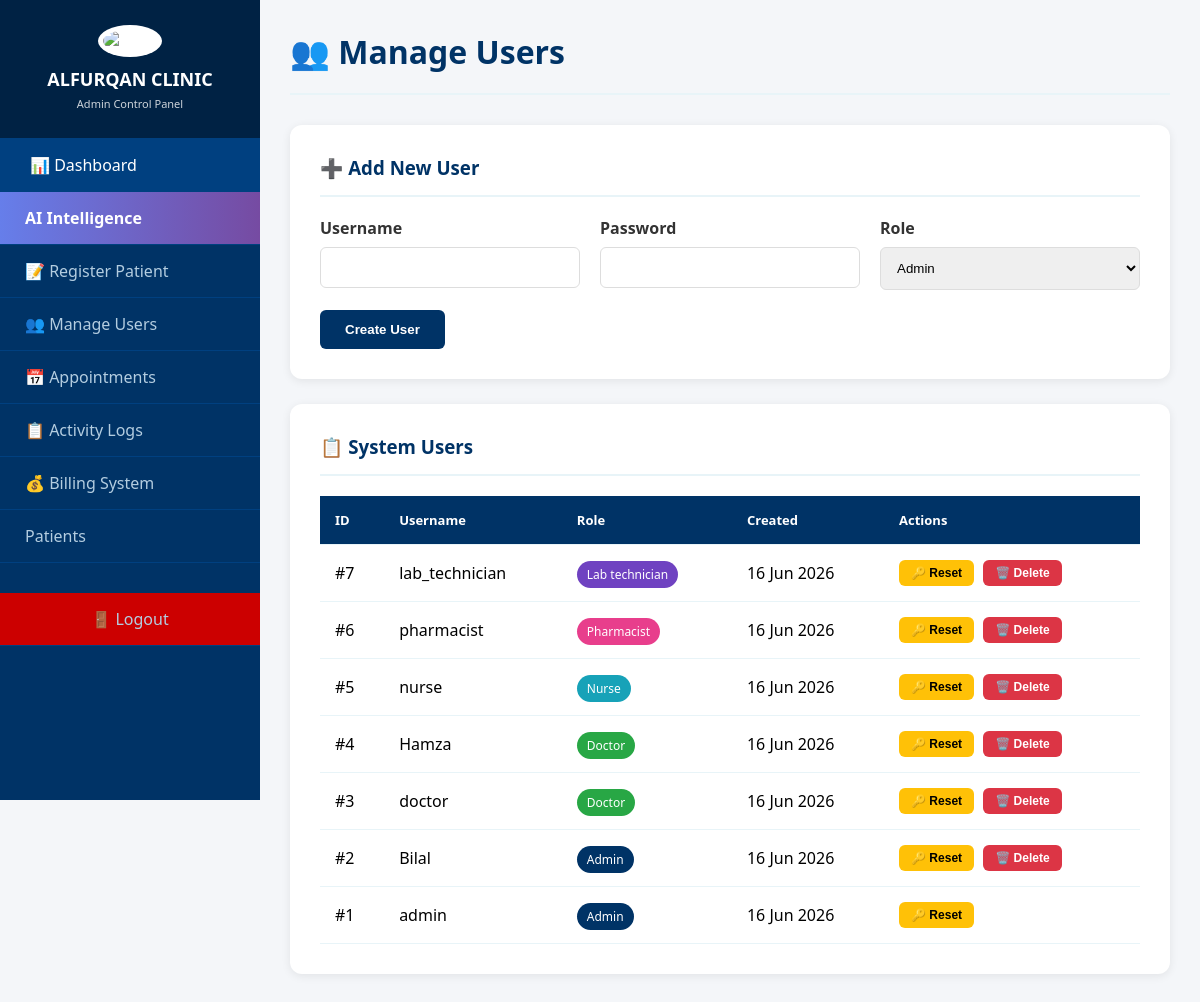
/admin/manage_users.php (signed in), run on the app's committed database.
### tables this page shows
CREATE TABLE `users` (
  `id` int(11) NOT NULL,
  `username` varchar(50) NOT NULL,
  `password` varchar(255) NOT NULL,
  `role` enum('admin','doctor','nurse','pharmacist','lab_technician') NOT NULL,
  `created_at` timestamp NOT NULL DEFAULT current_timestamp()
);

### admin/manage_users.php (the view, shortened to what this page needs)
<?php
include '../config/db.php';
$users = $conn->query("SELECT * FROM users ORDER BY id DESC");
?>
<!DOCTYPE html>
<html lang="en">
<head>
</head>
<body>
    <div class="sidebar">
        <div class="sidebar-header">
            <img src="../assets/logo.png" alt="Logo">
            <h2>ALFURQAN CLINIC</h2><small>Admin Control Panel</small>
        </div>
        <div class="sidebar-menu">
    <a href="dashboard.php" class="active">📊 Dashboard</a>
    <a href="ai_dashboard.php" style="background: linear-gradient(90deg, #667eea 0%, #764ba2 100%); color: white; font-weight: bold;">
         AI Intelligence
    </a>
    <a href="register_patient.php">📝 Register Patient</a>
    <a href="manage_users.php">👥 Manage Users</a>
    <a href="appointments.php">📅 Appointments</a>
    <a href="activity_logs.php">📋 Activity Logs</a>
    <a href="billing.php">💰 Billing System</a>
    <a href="patients.php"> Patients</a>
    <a href="../logout.php" class="logout-btn">🚪 Logout</a>
</div>
    </div>
    <div class="main-content">
        <div class="header"><h1>👥 Manage Users</h1></div>
        <div class="card">
            <h3>➕ Add New User</h3>
            <form method="POST">
                <div class="form-row">
                    <div class="form-group"><label>Username</label><input type="text" name="username" required></div>
                    <div class="form-group"><label>Password</label><input type="password" name="password" required minlength="6"></div>
                    <div class="form-group">
                        <label>Role</label>
                        <select name="role" required>
                            <option value="admin">Admin</option>
                        </select>
                    </div>
                </div>
                <button type="submit" name="add_user">Create User</button>
            </form>
        </div>
        <div class="card">
            <h3>📋 System Users</h3>
            <table>
                <thead><tr><th>ID</th><th>Username</th><th>Role</th><th>Created</th><th>Actions</th></tr></thead>
                <tbody>
                    <?php while($u = $users->fetch_assoc()): ?>
                    <tr>
                        <td>#<?php echo $u['id']; ?></td>
                        <td><?php echo htmlspecialchars($u['username']); ?></td>
                        <td><span class="badge badge-<?php echo $u['role']; ?>"><?php echo ucfirst(str_replace('_', ' ', $u['role'])); ?></span></td>
                        <td><?php echo date('d M Y', strtotime($u['created_at'])); ?></td>
                        <td>
                            <button class="btn-sm btn-warning" onclick="openResetModal(<?php echo $u['id']; ?>, '<?php echo htmlspecialchars($u['username']); ?>')">🔑 Reset</button>
                            <?php if($u['id'] != $_SESSION['user_id']): ?>
                            <form method="POST" style="display:inline;" onsubmit="return confirm('Delete this user?');">
                                <button type="submit" name="delete_user" class="btn-sm btn-danger">🗑️ Delete</button>
                            </form>
                            <?php endif; ?>
                        </td>
                    </tr>
                    <?php endwhile; ?>
                </tbody>
            </table>
        </div>
    </div>
</body>
</html>

### admin/manage_users.php (style rules this page uses)
* { margin: 0; padding: 0; box-sizing: border-box; }
body { font-family: 'Segoe UI', sans-serif; background: #f4f6f9; display: flex; }
.sidebar { width: 260px; background: #003366; color: white; height: 100vh; position: fixed; }
.sidebar-header { text-align: center; padding: 25px 20px; border-bottom: 1px solid #004080; background: #002244; }
.sidebar-header img { width: 70px; height: 70px; margin-bottom: 10px; background: white; border-radius: 50%; padding: 5px; }
.sidebar-header h2 { font-size: 18px; }
.sidebar-header small { font-size: 11px; opacity: 0.8; }
.sidebar-menu a { display: flex; align-items: center; gap: 15px; padding: 15px 25px; color: #b3cde0; text-decoration: none; border-bottom: 1px solid #004080; transition: 0.3s; }
.sidebar-menu a:hover, .sidebar-menu a.active { background: #004080; color: white; padding-left: 30px; }
.logout-btn { background: #cc0000 !important; justify-content: center; margin-top: 30px; }
.main-content { margin-left: 260px; padding: 30px; width: calc(100% - 260px); }
.header { display: flex; justify-content: space-between; margin-bottom: 30px; padding-bottom: 20px; border-bottom: 2px solid #e8f4f8; }
.header h1 { color: #003366; }
.card { background: white; padding: 30px; border-radius: 12px; box-shadow: 0 2px 10px rgba(0,0,0,0.08); margin-bottom: 25px; }
.card h3 { color: #003366; margin-bottom: 20px; border-bottom: 2px solid #e8f4f8; padding-bottom: 15px; }
.form-row { display: grid; grid-template-columns: 1fr 1fr 1fr; gap: 20px; }
.form-group { margin-bottom: 20px; }
label { display: block; margin-bottom: 8px; color: #333; font-weight: 600; }
input, select { width: 100%; padding: 12px; border: 1px solid #ddd; border-radius: 6px; }
button { padding: 12px 25px; background: #003366; color: white; border: none; border-radius: 6px; cursor: pointer; font-weight: 600; }
.btn-sm { padding: 6px 12px; font-size: 12px; margin-right: 5px; }
.btn-danger { background: #dc3545; }
.btn-warning { background: #ffc107; color: #000; }
table { width: 100%; border-collapse: collapse; }
th, td { padding: 15px; text-align: left; border-bottom: 1px solid #e8f4f8; }
th { background: #003366; color: white; font-size: 13px; }
.badge { padding: 5px 10px; border-radius: 15px; font-size: 12px; color: white; }
.badge-admin { background: #003366; }
.badge-doctor { background: #28a745; }
.badge-nurse { background: #17a2b8; }
.badge-pharmacist { background: #e83e8c; }
.badge-lab_technician { background: #6f42c1; }

### data on the page
users: id "7", username "lab_technician", role "Lab technician", created_at "16 Jun 2026"
users: id "6", username "pharmacist", role "Pharmacist", created_at "16 Jun 2026"
users: id "5", username "nurse", role "Nurse", created_at "16 Jun 2026"
users: id "4", username "Hamza", role "Doctor", created_at "16 Jun 2026"
users: id "3", username "doctor", role "Doctor", created_at "16 Jun 2026"
users: id "2", username "Bilal", role "Admin", created_at "16 Jun 2026"
users: id "1", username "admin", role "Admin", created_at "16 Jun 2026"
